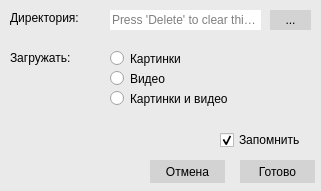
<?xml version="1.0" encoding="UTF-8"?>
<ui version="4.0">
 <class>Settings</class>
 <widget class="QDialog" name="Settings">
  <property name="geometry">
   <rect>
    <x>0</x>
    <y>0</y>
    <width>321</width>
    <height>191</height>
   </rect>
  </property>
  <property name="windowTitle">
   <string>Settings</string>
  </property>
  <property name="windowIcon">
   <iconset resource="res.qrc">
    <normaloff>:/app_icons/icons/icon.png</normaloff>:/app_icons/icons/icon.png</iconset>
  </property>
  <property name="styleSheet">
   <string notr="true">QDialog {
background: rgb(234, 234, 234);
}</string>
  </property>
  <widget class="QLineEdit" name="path">
   <property name="geometry">
    <rect>
     <x>110</x>
     <y>10</y>
     <width>151</width>
     <height>20</height>
    </rect>
   </property>
   <property name="contextMenuPolicy">
    <enum>Qt::NoContextMenu</enum>
   </property>
   <property name="acceptDrops">
    <bool>false</bool>
   </property>
   <property name="styleSheet">
    <string notr="true">QLineEdit {
background: white;
border: None
}

QLineEdit:disabled {
background: rgb(225, 225, 225);
}</string>
   </property>
   <property name="placeholderText">
    <string>Press 'Delete' to clear this field</string>
   </property>
  </widget>
  <widget class="QPushButton" name="path_btn">
   <property name="geometry">
    <rect>
     <x>270</x>
     <y>10</y>
     <width>41</width>
     <height>20</height>
    </rect>
   </property>
   <property name="styleSheet">
    <string notr="true">QPushButton {
	background-color: rgb(211, 211, 211);
	border: none;
}

QPushButton:hover {
	background-color: rgb(219, 219, 219);
}</string>
   </property>
   <property name="text">
    <string>...</string>
   </property>
  </widget>
  <widget class="QLabel" name="label">
   <property name="geometry">
    <rect>
     <x>10</x>
     <y>10</y>
     <width>91</width>
     <height>16</height>
    </rect>
   </property>
   <property name="toolTip">
    <string>&lt;html&gt;&lt;head/&gt;&lt;body&gt;&lt;p&gt;В указанной директории создастся папка Folders, в которую в свою очередь будут сохраняться последующие папки сообществ. Если оставить это поле пустым, то папка создастся в директории с главным файлом app.py&lt;/p&gt;&lt;/body&gt;&lt;/html&gt;</string>
   </property>
   <property name="whatsThis">
    <string>&lt;html&gt;&lt;head/&gt;&lt;body&gt;&lt;p&gt;&lt;br/&gt;&lt;/p&gt;&lt;/body&gt;&lt;/html&gt;</string>
   </property>
   <property name="styleSheet">
    <string notr="true">QLabel {
font: 11pt  &quot;Calibri&quot;;
border: none;
}</string>
   </property>
   <property name="text">
    <string>Директория:</string>
   </property>
  </widget>
  <widget class="QPushButton" name="ok_btn">
   <property name="geometry">
    <rect>
     <x>240</x>
     <y>160</y>
     <width>75</width>
     <height>23</height>
    </rect>
   </property>
   <property name="styleSheet">
    <string notr="true">QPushButton {
background-color: rgb(211, 211, 211);
border: none;
font: 10pt &quot;MS Sans&quot;;
}

QPushButton:hover {
background-color: rgb(219, 219, 219);
}</string>
   </property>
   <property name="text">
    <string>Готово</string>
   </property>
  </widget>
  <widget class="QPushButton" name="cancel_btn">
   <property name="geometry">
    <rect>
     <x>150</x>
     <y>160</y>
     <width>75</width>
     <height>23</height>
    </rect>
   </property>
   <property name="styleSheet">
    <string notr="true">QPushButton {
background-color: rgb(211, 211, 211);
border: none;
font: 10pt &quot;MS Sans&quot;;
}

QPushButton:hover {
background-color: rgb(219, 219, 219);
}</string>
   </property>
   <property name="text">
    <string>Отмена</string>
   </property>
  </widget>
  <widget class="QCheckBox" name="to_remember">
   <property name="geometry">
    <rect>
     <x>220</x>
     <y>130</y>
     <width>101</width>
     <height>20</height>
    </rect>
   </property>
   <property name="styleSheet">
    <string notr="true">QCheckBox {
font: 12pt &quot;Calibri&quot;;
}</string>
   </property>
   <property name="text">
    <string>Запомнить</string>
   </property>
   <property name="checkable">
    <bool>true</bool>
   </property>
   <property name="checked">
    <bool>true</bool>
   </property>
   <property name="autoExclusive">
    <bool>false</bool>
   </property>
   <property name="tristate">
    <bool>false</bool>
   </property>
  </widget>
  <widget class="QLabel" name="label_2">
   <property name="geometry">
    <rect>
     <x>10</x>
     <y>50</y>
     <width>91</width>
     <height>16</height>
    </rect>
   </property>
   <property name="toolTip">
    <string>&lt;html&gt;&lt;head/&gt;&lt;body&gt;&lt;p&gt;В указанной директории создастся папка Folders, в которую в свою очередь будут сохраняться последующие папки сообществ. Если оставить это поле пустым, то папка создастся в директории с главным файлом app.py&lt;/p&gt;&lt;/body&gt;&lt;/html&gt;</string>
   </property>
   <property name="whatsThis">
    <string>&lt;html&gt;&lt;head/&gt;&lt;body&gt;&lt;p&gt;&lt;br/&gt;&lt;/p&gt;&lt;/body&gt;&lt;/html&gt;</string>
   </property>
   <property name="styleSheet">
    <string notr="true">QLabel {
font: 11pt  &quot;Calibri&quot;;
border: none;
}</string>
   </property>
   <property name="text">
    <string>Загружать:</string>
   </property>
  </widget>
  <widget class="QRadioButton" name="pictures_button">
   <property name="geometry">
    <rect>
     <x>110</x>
     <y>50</y>
     <width>141</width>
     <height>17</height>
    </rect>
   </property>
   <property name="styleSheet">
    <string notr="true">QRadioButton {
font: 11pt  &quot;Calibri&quot;;
border: none;
}</string>
   </property>
   <property name="text">
    <string>Картинки</string>
   </property>
  </widget>
  <widget class="QRadioButton" name="video_button">
   <property name="geometry">
    <rect>
     <x>110</x>
     <y>70</y>
     <width>141</width>
     <height>17</height>
    </rect>
   </property>
   <property name="styleSheet">
    <string notr="true">QRadioButton {
font: 11pt  &quot;Calibri&quot;;
border: none;
}</string>
   </property>
   <property name="text">
    <string>Видео</string>
   </property>
  </widget>
  <widget class="QRadioButton" name="pictures_and_video_button">
   <property name="geometry">
    <rect>
     <x>110</x>
     <y>90</y>
     <width>141</width>
     <height>17</height>
    </rect>
   </property>
   <property name="styleSheet">
    <string notr="true">QRadioButton {
font: 11pt  &quot;Calibri&quot;;
border: none;
}</string>
   </property>
   <property name="text">
    <string>Картинки и видео</string>
   </property>
  </widget>
 </widget>
 <resources>
  <include location="res.qrc"/>
 </resources>
 <connections/>
</ui>
